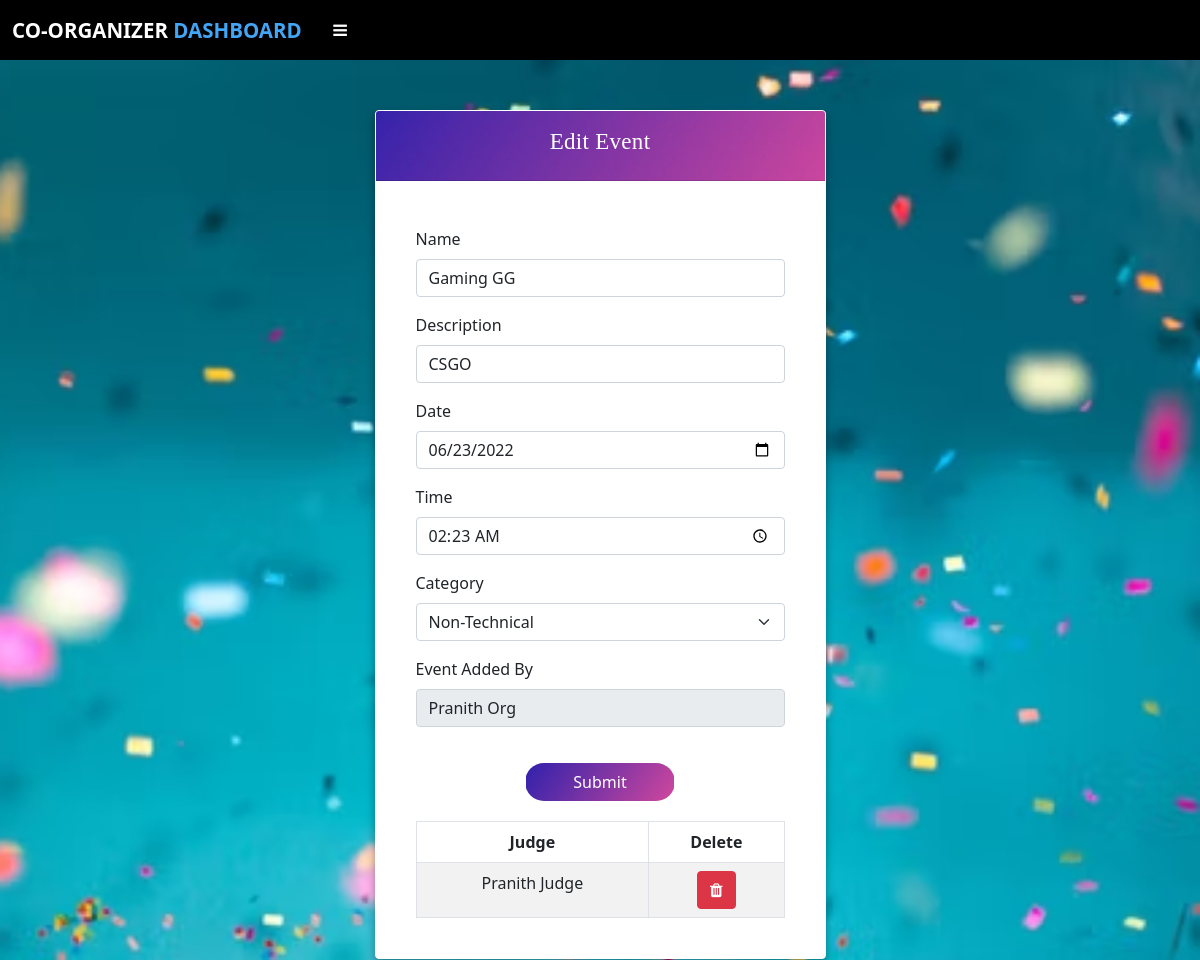
Page /coOrganizer_event_update/1 (signed in) on the earlier database version.
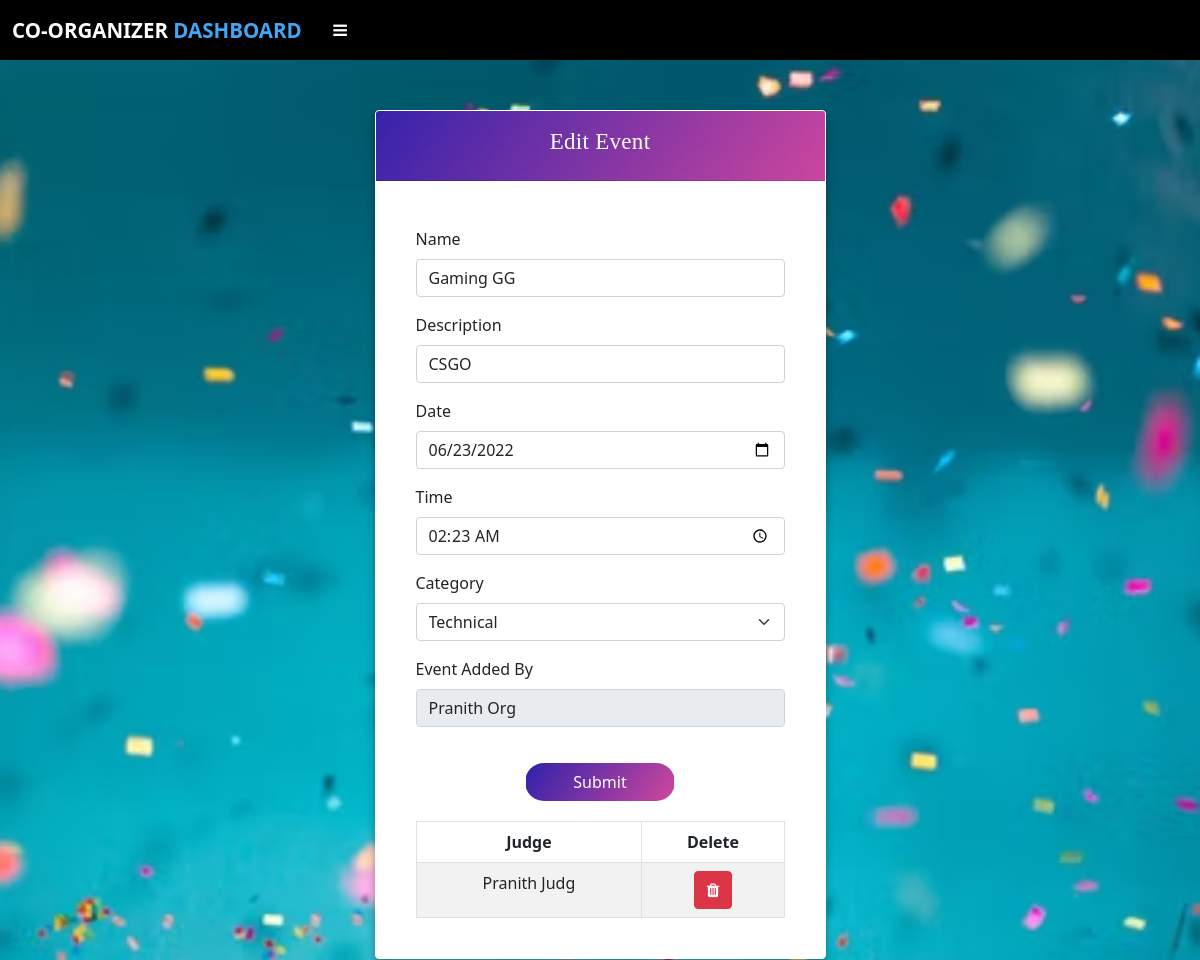
Same page on the later database version.
### app.py (models this page shows, shortened)
class Event(db.Model):
    id = db.Column(db.Integer,primary_key=True)
    name = db.Column(db.String(50),nullable=False)
    description = db.Column(db.String(255),nullable=False)
    date = db.Column(db.String(50), nullable=False)
    time = db.Column(db.String(50), nullable=False)
    category = db.Column(db.String(50),nullable=False)
    coorg_mail = db.Column(db.String(80),db.ForeignKey('coorganizer.email'))
    org_id = db.Column(db.Integer,db.ForeignKey('organizer.id'))
    participant_id=db.relationship('Participant',cascade="all,delete",backref='participants')
    judge_event_id=db.relationship('Judge',cascade="all,delete",backref='ownersj')
    part_event_id=db.relationship('Plist',cascade="all,delete",backref='ownersjp')

class Judge(db.Model):
    id = db.Column(db.Integer,primary_key=True)
    name = db.Column(db.String(50),nullable=False)
    phone = db.Column(db.String(11), nullable=False, unique=True)
    email = db.Column(db.String(50),nullable=False)
    password = db.Column(db.String(255),nullable=False)
    event_id = db.Column(db.Integer,db.ForeignKey('event.id'))
    coorg_mail = db.Column(db.String(80),db.ForeignKey('coorganizer.email'))

### app.py (the view)
@app.route("/coOrganizer_event_update/<int:id>",methods=['GET','POST'])
def coOrganizer_event_update(id):
    if 'coorganizer' in session:
        event = Event.query.filter_by(id=id).first()
        judge = Judge.query.filter_by(event_id=id).all()
        org_id = event.org_id
        organizer = Organizer.query.filter_by(id=org_id).first()
        return render_template('coOrganizer_event_update.html',data=event,judge=judge,organizer=organizer)
    else:
        flash("Session Expired","error")
        return redirect(url_for('coOrganizer_log'))

### templates/coOrganizer_event_update.html (shortened to what the changed rows need)
{% extends "coOrganizer_layout.html" %}
{% block head %} {{ super() }}
{% endblock %}
{% block content %}
<div
  style="
    background: url('../static/background.avif') no-repeat;
    background-size: cover;
    background-position: center;
    height: 900px;
  "
>
  <div class="container">
    <div class="row justify-content-center">
      <div class="col-sm-5">
        <div class="card">
          <div class="card-body">
            <div class="container mb-2">
              <div class="row justify-content-center">
                <form
                  action="/coOrganizer_update_event/{{data.id}}"
                  method="POST"
                >
                  <div class="mb-3" style="margin-top: 30px">
                    <label class="form-label">Name</label>
                    <input
                      type="text"
                      class="form-control"
                      name="name"
                      value="{{data.name}}"
                      required
                    />
                  </div>
                  <div class="mb-3">
                    <label class="form-label">Description</label>
                    <input
                      name="description"
                      type="text"
                      value="{{data.description}}"
                      class="form-control"
                      required
                    />
                  </div>
                  <div class="mb-3">
                    <label class="form-label">Date</label>
                    <input
                      type="date"
                      class="form-control"
                      value="{{data.date}}"
                      name="date"
                      required
                    />
                  </div>
                  <div class="mb-3">
                    <label class="form-label">Time</label>
                    <input
                      type="time"
                      value="{{data.time}}"
                      class="form-control"
                      name="time"
                      required
                    />
                  </div>
                  <div class="mb-3">
                    <label class="form-label">Category</label>
                    <select class="form-select" name="category" required>
                      <option value="{{data.category}}" selected>
                        {{data.category}}
                      </option>
                    </select>
                  </div>
                </form>
                {%if not judge%}
                <p
                  style="
                    color: red;
                    text-align: center;
                    text-transform: uppercase;
                    font-weight: bold;
                  "
                >
                  Judges yet to be added
                </p>
                {%else%}
                <div class="table-responsive" style="text-align: center">
                  <table class="table table-striped table-bordered">
                    <thead class="thead-dark">
                      <tr>
                        <th scope="col">Judge</th>
                        <th scope="col">Delete</th>
                      </tr>
                    </thead>
                    <tbody>
                      {% for i in judge %}
                      <tr>
                        <td>{{i.name}}</td>
                        <td>
                          <a onclick="deljudge('{{ i.id }}')"
                            ><button
                              class="btn btn-danger"
                              type="submit"
                              name="del"
                            >
                              <i class="fa fa-trash"></i></button
                          ></a>
                        </td>
                      </tr>
                      {% endfor %}
                    </tbody>
                  </table>
                </div>
                {%endif%} {% endblock %}

Differences in the rows shown:
changed Event "Gaming GG": category "Non-Technical" → "Technical"
changed Judge: name "Pranith Judge" → "Pranith Judg"
